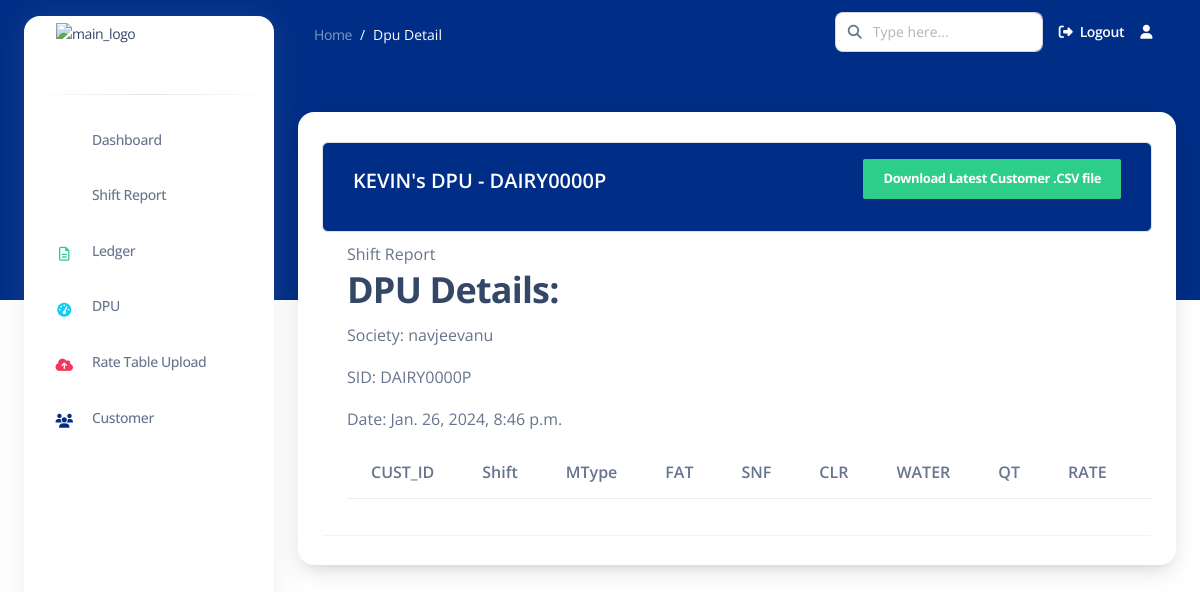
The app's page /dpudetails/DAIRY0000P/, older data.
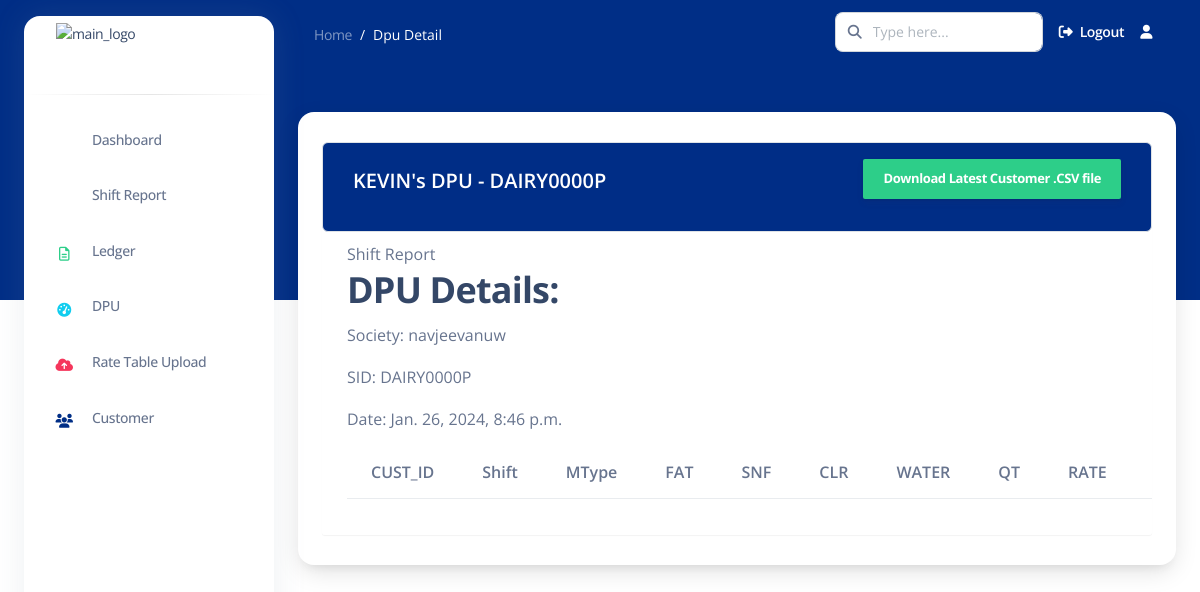
The same page, newer data.
### apps/common/models.py (models this page shows, shortened)
class DPU(models.Model):
    user = models.ForeignKey(User, on_delete=models.CASCADE)
    location = models.CharField(max_length=255)
    st_id = models.CharField(max_length=50, unique=True, primary_key=True)  # Renamed from dpu_id to st_id
    society = models.CharField(max_length=255)
    mobile_number = models.CharField(max_length=15)
    owner = models.CharField(max_length=255)
    STATUS_CHOICES = [
        ('active', 'Active'),
        ('deactivated', 'Deactivated'),
    ]
    status = models.CharField(max_length=20, choices=STATUS_CHOICES, default='active')
    date = models.DateTimeField(auto_now_add=True)  # Automatically set on creation

### apps/common/views.py (the view)
# urls.py: path('dpudetails/<str:dpuid>/', dpudetails, name='dpudetails'),
def dpudetails(request, dpuid):
    dpu = get_object_or_404(DPU, st_id=dpuid)
    drecs = dpu.drecs.all()  # Use the correct related name
    context = {
        'dpu': dpu,
        'drecs': drecs,
    }
    return render(request, 'common/dpudetails.html', context)

### templates/common/dpudetails.html (shortened to what this page needs)
{% extends 'base2.html' %}
{% load static %}
{% load crispy_forms_tags %}
{% block content %}
<nav class="navbar navbar-main navbar-expand-lg px-0 mx-4 shadow-none border-radius-xl " id="navbarBlur"
    data-scroll="false">
    <div class="container-fluid py-1 px-3">
        <nav aria-label="breadcrumb">
            <ol class="breadcrumb bg-transparent mb-0 pb-0 pt-1 px-0 me-sm-6 me-5">
                <li class="breadcrumb-item text-sm"><a class="opacity-5 text-white" href="javascript:;">Home</a>
                </li>
                <li class="breadcrumb-item text-sm text-white active" aria-current="page">Dpu Detail</li>
            </ol>
        </nav>
        <div class="collapse navbar-collapse mt-sm-0 mt-2 me-md-0 me-sm-4" id="navbar">
            <div class="ms-md-auto pe-md-3 d-flex align-items-center">
                <div class="input-group">
                    <span class="input-group-text text-body"><i class="fas fa-search" aria-hidden="true"></i></span>
                    <input type="text" class="form-control" placeholder="Type here...">
                </div>
            </div>
            <ul class="navbar-nav  justify-content-end">
                <li class="nav-item d-flex align-items-center">
                    <a href="{% url 'logout' %}" class="nav-link text-white font-weight-bold px-0">
                        <i class="fa fa-sign-out me-sm-1"></i>
                        <span class="d-sm-inline d-none">Logout</span>
                    </a>
                </li>
                <li class="nav-item dropdown pe-2 px-3 d-flex align-items-center">
                    <a href="javascript:;" class="nav-link text-white p-0" id="dropdownMenuButton"
                        data-bs-toggle="dropdown" aria-expanded="false">
                        <i class="fa fa-user cursor-pointer"></i>
                    </a>
                </li>
            </ul>
        </div>
    </div>
</nav>
<div class="container-fluid mt-5">
    <div class="card o-hidden border-0 shadow-lg mt-5">
        <div class="container">
            <div class="table-wrapper table-responsive">
                <div class="table-title border rounded">
                    <div class="row">
                        <div class="col-sm-6">
                            <h5 class="text-white mt-2">{{ dpu.user.username }}'s DPU - {{ dpu.st_id }}</h5>
                        </div>
                        <div class="col-md-6">
                        <form method="post" action="{% url 'download_latest_csv' st_id=dpu.st_id %}">
                            <input type="submit" class="btn btn-success" value="Download Latest Customer .CSV file">
                          </form>
                        </div>
                    </div>
                </div>
                <table class="table table-striped table-hover rounded table-responsive">
                    <thead>
                        <h2>DPU Details:</h2>
                        <p>Society: {{ dpu.society }}</p>
                        <p>SID: {{ dpu.st_id }}</p>
                        <p>Date: {{ dpu.date }}</p>
                        <tr>
                            <th>CUST_ID </th>
                            <th>Shift</th>
                            <th>MType</th>
                            <th>FAT</th>
                            <th>SNF</th>
                            <th>CLR</th>
                            <th>WATER</th>
                            <th>QT</th>
                            <th>RATE</th>
                            <th>Amount</th>
                        </tr>
                    </thead>
                </table>
            </div>
        </div>
    </div>
</div>
{% endblock content %}

### templates/base2.html (shortened to what this page needs)
{% load static %}
<!DOCTYPE html>
<html lang="en">
<head>
    <link href="{% static 'assets/css/nucleo-icons.css'%}" rel="stylesheet" />
    <link href="{% static 'assets/css/nucleo-svg.css'%}" rel="stylesheet" />
    <link rel="stylesheet" href="path/to/font-awesome/css/font-awesome.min.css">
    <link href="{% static 'assets/css/nucleo-svg.css'%}" rel="stylesheet" />
    <link id="pagestyle" href="{% static 'assets/css/argon-dashboard.css' %}" rel="stylesheet" />
</head>
<body class="g-sidenav-show ">
    <aside
        class="sidenav bg-white navbar navbar-vertical navbar-expand-xs border-0 border-radius-xl my-3 fixed-start ms-4 "
        id="sidenav-main">
        <div class="sidenav-header">
            <a class="navbar-brand m-0" href="" target="_blank">
                <img src="{% static 'assets/img/rapturetech_logo.jpeg'%}" class="navbar-brand-img h-100"
                    alt="main_logo">
            </a>
        </div>
        <hr class="horizontal dark mt-0">
        <div class="collapse navbar-collapse  w-auto " id="sidenav-collapse-main">
            <ul class="navbar-nav">
                <li class="nav-item">
                    <a class="nav-link" href="{% url 'dashboard' %}">
                        <div
                            class="icon icon-shape icon-sm border-radius-md text-center me-2 d-flex align-items-center justify-content-center">
                            <i class="ni ni-tv-2 text-primary text-sm opacity-10"></i>
                        </div>
                        <span class="nav-link-text ms-1">Dashboard</span>
                    </a>
                </li>
                <li class="nav-item">
                    <a class="nav-link " href="{% url 'shift_report' %}">
                        <div
                            class="icon icon-shape icon-sm border-radius-md text-center me-2 d-flex align-items-center justify-content-center">
                            <i class="ni ni-single-copy-04 text-warning text-sm opacity-10"></i>
                        </div>
                        <span class="nav-link-text ms-1">Shift Report</span>
                    </a>
                </li>
                <li class="nav-item">
                    <a class="nav-link " href="#">
                        <div
                            class="icon icon-shape icon-sm border-radius-md text-center me-2 d-flex align-items-center justify-content-center">
                            <i class="fa fa-file-text-o text-success text-sm opacity-10" aria-hidden="true"></i>
                        </div>
                        <span class="nav-link-text ms-1">Ledger</span>
                    </a>
                </li>
                <li class="nav-item">
                    <a class="nav-link " href="{% url 'active_dpu' %}">
                        <div
                            class="icon icon-shape icon-sm border-radius-md text-center me-2 d-flex align-items-center justify-content-center">
                            <i class="fa fa-tachometer text-info text-sm opacity-10" aria-hidden="true"></i>
                        </div>
                        <span class="nav-link-text ms-1">DPU</span>
                    </a>
                </li>
                <li class="nav-item">
                    <a class="nav-link " href="./pages/rtl.html">
                        <div
                            class="icon icon-shape icon-sm border-radius-md text-center me-2 d-flex align-items-center justify-content-center">
                            <i class="fa fa-cloud-upload text-danger text-sm opacity-10" aria-hidden="true"></i>
                        </div>
                        <span class="nav-link-text ms-1">Rate Table Upload</span>
                    </a>
                </li>
                <li class="nav-item">
                    <a class="nav-link" href="{% url 'upload_customer_csv' %}">
                        <div
                            class="icon icon-shape icon-sm border-radius-md text-center me-2 d-flex align-items-center justify-content-center">
                            <i class="fa fa-users text-primary text-sm opacity-10" aria-hidden="true"></i>
                        </div>
                        <span class="nav-link-text ms-1">Customer</span>
                    </a>
                </li>
                <li class="nav-item">
                    <div class="nav-link" id="google_translate_element"></div>
                </li>
            </ul>
        </div>
    </aside>
    <main class="main-content position-relative border-radius-lg ">
        {% block content %} {% endblock content %}
    </main>
</body>
</html>

### static/assets/css/nucleo-svg.css (style rules this page uses)
.icon { display: inline-block; color: #111111; height: 1em; width: 1em; }
.icon-sm { height: 0.8em; width: 0.8em; }
.icon { fill: currentColor; stroke: none; }

### templates/common/dpudetails.html (style rules this page uses)
.table-wrapper { background: #fff; padding: 20px 25px; margin: 30px 0; border-radius: 3px; box-shadow: 0 1px 1px rgba(0, 0, 0, .05); }
.table-title { padding-bottom: 1px; background: #002d86; color: #fff !important; padding: 16px 30px; margin: -20px -25px 10px; border-radius: 3px 3px 0 0; }
.table-title .btn { color: #fff; float: right; font-size: 13px; border: none; min-width: 50px; border-radius: 2px; border: none; outline: none !important; margin-left: 10px; }
tr { text-align: center; }

Row changes from the older to the newer data that the page shows:
changed DPU "DAIRY0000P": society "navjeevanu" → "navjeevanuw"
